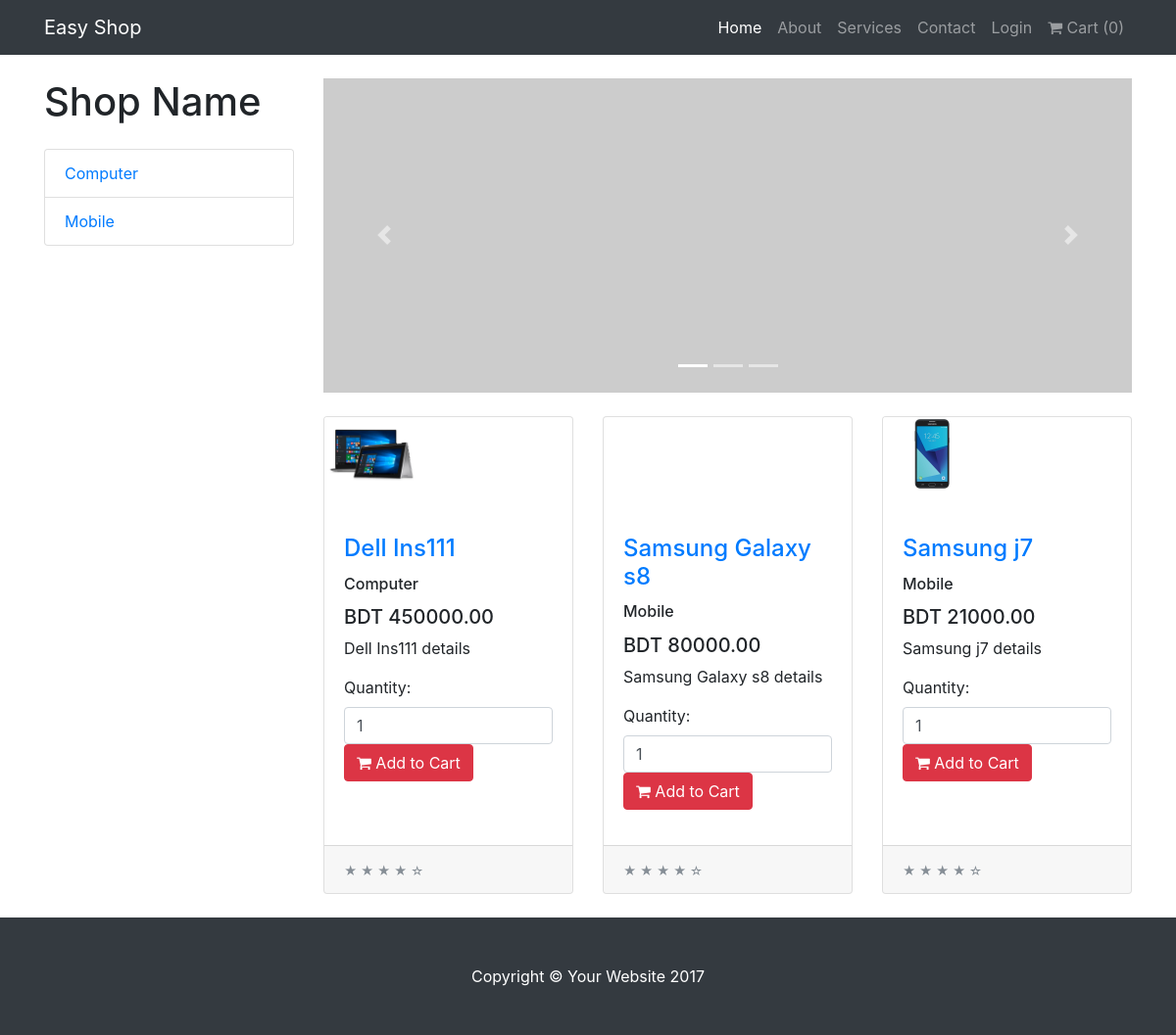
Before: / with the older database file.
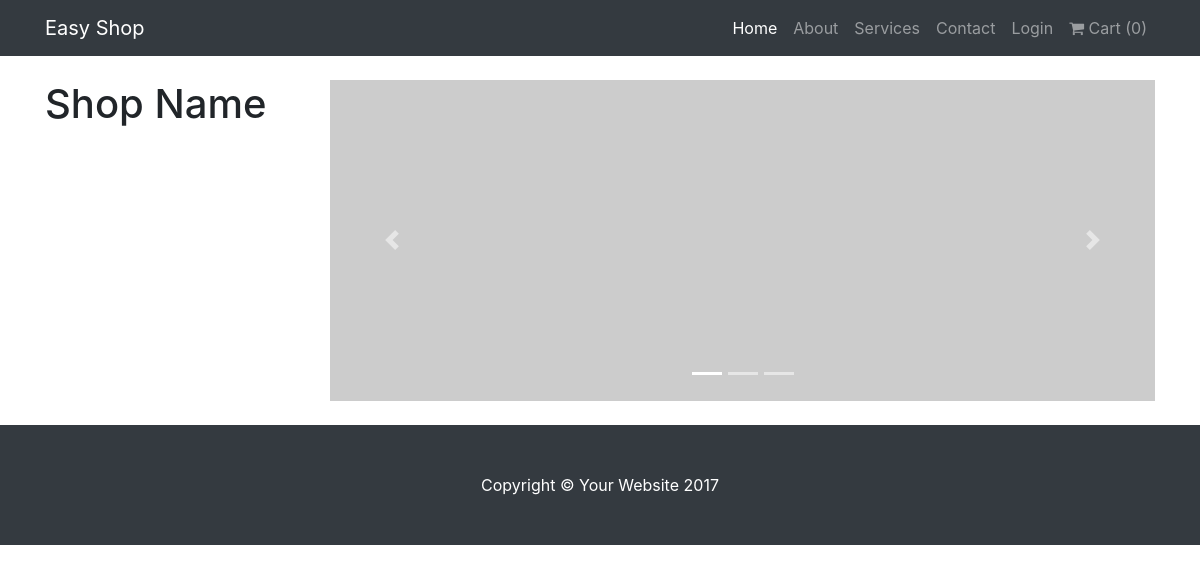
After: the same page with the newer database file.
### tables this page shows
CREATE TABLE `categories` (
  `catid` int(11) NOT NULL,
  `category_name` varchar(50) NOT NULL
);

CREATE TABLE `products` (
  `product_id` int(11) NOT NULL,
  `product_name` varchar(50) NOT NULL,
  `product_price` decimal(10,2) NOT NULL,
  `product_details` text NOT NULL,
  `product_image` varchar(250) NOT NULL,
  `product_status` tinyint(1) NOT NULL,
  `product_category` int(11) NOT NULL,
  `product_stock_in` int(11) NOT NULL,
  `created_at` timestamp NOT NULL DEFAULT CURRENT_TIMESTAMP ON UPDATE CURRENT_TIMESTAMP,
  `updated_at` timestamp NOT NULL DEFAULT '0000-00-00 00:00:00'
);

### classes/class.Cart.php (called while the page is built, shortened)
<?php
class Cart
{
	protected $cartId;
	protected $useCookie = false;
	public function __construct($options = [])
	{
		$this->cartId = md5((isset($_SERVER['HTTP_HOST'])) ? $_SERVER['HTTP_HOST'] : 'SimpleCart') . '_cart';
	}
	public function getTotalItem()
	{
		$total = 0;
		return $total;
	}
	private function read()
	{
		$this->items = ($this->useCookie) ? json_decode((isset($_COOKIE[$this->cartId])) ? $_COOKIE[$this->cartId] : '[]', true) : json_decode((isset($_SESSION[$this->cartId])) ? $_SESSION[$this->cartId] : '[]', true);
	}
}

### index.php (the view, shortened to what this page needs)
<?php
require_once 'classes/class.Cart.php';
$cart = new Cart([
  'cartMaxItem' => 0,
  'itemMaxQuantity' => 100,
  'useCookie' => false,
]);
?>
<!DOCTYPE html>
<html lang="en">
  <head>
    <link href="vendor/bootstrap/css/bootstrap.min.css" rel="stylesheet">
    <link href="css/shop-homepage.css" rel="stylesheet">
    <link href="https://maxcdn.bootstrapcdn.com/font-awesome/4.7.0/css/font-awesome.min.css" rel="stylesheet">
  </head>
  <body>
    <?php include('navigation.php'); ?>
    <div class="container">
      <div class="row">
        <div class="col-lg-3">
          <h1 class="my-4">Shop Name</h1>
          <div class="list-group">
            <?php
            $sql2 = "SELECT c.* FROM products AS p INNER JOIN categories AS c  ON p.product_category=c.catid WHERE p.product_status = '1' GROUP BY c.catid ORDER BY c.category_name";
            $res2 =  mysqli_query($con, $sql2);
            while ( $row_cat = mysqli_fetch_assoc($res2))
            {
              ?>
              <a href="category_product.php?catid=<?php echo $row_cat['catid']; ?>" class="list-group-item"><?php echo $row_cat['category_name']; ?></a>
              <?php
            }
            ?>
          </div>
        </div>
        <div class="col-lg-9">
          <div id="carouselExampleIndicators" class="carousel slide my-4" data-ride="carousel">
            <ol class="carousel-indicators">
              <li data-target="#carouselExampleIndicators" data-slide-to="0" class="active"></li>
              <li data-target="#carouselExampleIndicators" data-slide-to="1"></li>
              <li data-target="#carouselExampleIndicators" data-slide-to="2"></li>
            </ol>
            <div class="carousel-inner" role="listbox">
              <div class="carousel-item active">
                <img class="d-block img-fluid" src="http://placehold.it/900x350" alt="First slide">
              </div>
            </div>
            <a class="carousel-control-prev" href="#carouselExampleIndicators" role="button" data-slide="prev">
              <span class="carousel-control-prev-icon" aria-hidden="true"></span>
            </a>
            <a class="carousel-control-next" href="#carouselExampleIndicators" role="button" data-slide="next">
              <span class="carousel-control-next-icon" aria-hidden="true"></span>
            </a>
          </div>
          <div class="row">
            <?php
            $sql = "SELECT p.*, c.category_name FROM products AS p INNER JOIN categories AS c  ON p.product_category=c.catid WHERE p.product_status = '1' ORDER BY p.product_category DESC";
            $res =  mysqli_query($con, $sql);
            while ( $row = mysqli_fetch_assoc($res)) {
              ?>
               <div class="col-lg-4 col-md-6 mb-4">
                <div class="card h-100">
                  <div style="min-height: 100px">
                  <a href="product_details.php?pid=<?php echo $row['product_id']; ?>"><img class="card-img-top product_img" src="<?php echo $row['product_image']; ?>" alt=""></a>
                  </div>
                  <div class="card-body">
                    <h4 class="card-title">
                      <a href="product_details.php?pid=<?php echo $row['product_id']; ?>"><?php echo $row['product_name']; ?></a>
                    </h4>
                    <h6 class="card-title">
                      <?php echo $row['category_name']; ?>
                    </h6>
                    <h5>BDT <?php echo $row['product_price']; ?></h5>
                    <p class="card-text"><?php echo $row['product_details']; ?></p>
                    <form>
                      <div class="form-group">
                        <label>Quantity:</label>
                        <input type="number" value="1" class="form-control quantity" />
                        <button class="btn btn-danger add-to-cart"><i class="fa fa-shopping-cart"></i> Add to Cart</button>
                      </div>
                    </form>
                  </div>
                  <div class="card-footer">
                    <small class="text-muted">&#9733; &#9733; &#9733; &#9733; &#9734;</small>
                  </div>
                </div>
              </div>
              <?php
            }
             ?>
          </div>
        </div>
      </div>
    </div>
    <?php include('footer.php'); ?>
  </body>
</html>

### navigation.php (shortened to what this page needs)
<nav class="navbar navbar-expand-lg navbar-dark bg-dark fixed-top">
      <div class="container">
        <a class="navbar-brand" href="#"> Easy Shop </a>
        <div class="collapse navbar-collapse" id="navbarResponsive">
          <ul class="navbar-nav ml-auto">
            <li class="nav-item active">
              <a class="nav-link" href="#">Home
              </a>
            </li>
            <li class="nav-item">
              <a class="nav-link" href="#">About</a>
            </li>
            <li class="nav-item">
              <a class="nav-link" href="#">Services</a>
            </li>
            <li class="nav-item">
              <a class="nav-link" href="#">Contact</a>
            </li>
            <li class="nav-item">
              <a class="nav-link" href="adminpanel/pages/login.php">Login</a>
            </li>
            <li class="nav-item"><a class="nav-link" href="cart_action.php?a=cart" id="li-cart"><i class="fa fa-shopping-cart"></i> Cart (<?php echo $cart->getTotalItem(); ?>)</a></li>
          </ul>
        </div>
      </div>
    </nav>

### footer.php
<footer class="py-5 bg-dark">
      <div class="container">
        <p class="m-0 text-center text-white">Copyright &copy; Your Website 2017</p>
      </div>
    </footer>

### css/shop-homepage.css (style rules this page uses)
body { padding-top: 54px; }
@media (min-width: 992px) { body { padding-top: 56px; } }

### index.php (style rules this page uses)
.product_img { width: 100px; max-height: 100px; height: auto; }

Changed rows visible on the page:
removed categories: category_name "Computer"
removed categories: category_name "Mobile"
removed products: product_image (picture), product_name "Dell Ins111", categories.category_name "Computer", product_price "450000.00", product_details "Dell Ins111 details"
no longer on this page (row edited): products: product_name "Samsung Galaxy s8", categories.category_name "Mobile", product_price "80000.00", product_details "Samsung Galaxy s8 details"
removed products: product_image (picture), product_name "Samsung j7", categories.category_name "Mobile", product_price "21000.00", product_details "Samsung j7 details"
